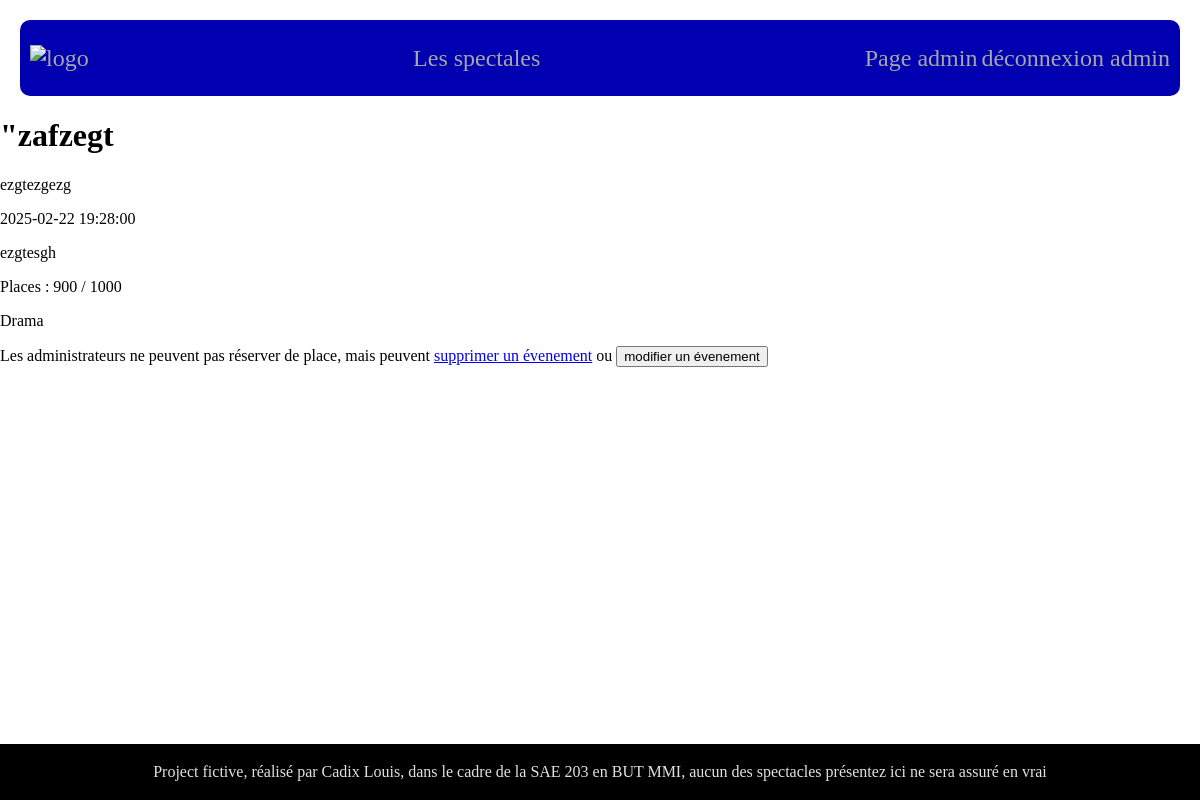
The page /evenement.php?id=4 (signed in) on the database its author committed.
### tables this page shows
CREATE TABLE `sae203_evenement` (
  `idEvenement` smallint(5) UNSIGNED NOT NULL,
  `nom` varchar(255) NOT NULL,
  `description` text NOT NULL,
  `date` datetime NOT NULL,
  `lieu` varchar(255) NOT NULL,
  `placeMax` smallint(5) UNSIGNED NOT NULL,
  `placeDispo` smallint(5) UNSIGNED NOT NULL,
  `idCategorie` smallint(5) UNSIGNED NOT NULL
);

CREATE TABLE `sae203_categorie` (
  `idCategorie` smallint(5) UNSIGNED NOT NULL,
  `nomCategorie` varchar(255) NOT NULL
);

### actions/database.php (called while the page is built, shortened)
<?php
$prefixeTable = "sae203_";

### evenement.php (the view, shortened to what this page needs)
<?php
    if(!empty($_GET))
    {
        require("actions/database.php");
        $getEvnt = $bdd->prepare("SELECT $prefixeTable"."evenement.*, $prefixeTable"."categorie.*
                                FROM $prefixeTable"."evenement INNER JOIN $prefixeTable"."categorie
                                ON $prefixeTable"."evenement.idCategorie = $prefixeTable"."categorie.idCategorie
                                WHERE $prefixeTable"."evenement.idEvenement = :id");
        $getEvnt->execute([
            "id" => $_GET["id"]
        ]);
        $evnt = $getEvnt->fetch();
    }else
    {
        header("Location: index.php");
    }
?>
<!DOCTYPE html>
<html lang="fr">
<head>
    <link rel="stylesheet" href="css/styleEvenement.css">
    <link rel="stylesheet" href="css/styleNavbar.css">
    <link rel="stylesheet" href="css/styleFooter.css">
</head>
<body>
    <?php
        include("includes/navbar.php");
    ?>
    <h1><?=$evnt["nom"]?></h1>
    <p><?=$evnt["description"]?></p>
    <p><?=$evnt["date"]?></p>
    <p><?=$evnt["lieu"]?></p>
    <p>Places : <?=$evnt["placeDispo"]?> / <?=$evnt["placeMax"]?></p>
    <p><?=$evnt["nomCategorie"]?></p>
    <?php
        if(isset($_SESSION["auth"]))
        {
            if($_SESSION["admin"])
            {
                ?>
                    <p>Les administrateurs ne peuvent pas réserver de place, mais peuvent <a href="actions/evenement/supEvnt.php?idEvnt=<?=$evnt["idEvenement"]?> ">supprimer un évenement</a> ou <button onclick=ChangerEtatModifMenu(true)>modifier un évenement</button></p>
    <?php
            }else
            {
                ?>
                    <p>Pu de place disponible, fallez être plus rapide</p>
                <?php
            }
        }else
        {
            ?>
                <p>Pour réserver, vous devez vous être <a href="connexion.php">connecter</a> ou vous devez <a href="inscription.php">créer un compte</a></p>
            <?php
        }
    ?>
    <?php
        include("includes/footer.php");
    ?>
</body>
</html>

### css/styleNavbar.css (style rules this page uses)
html,body { margin: 0; padding: 0; }

### rows shown on the page
sae203_evenement: nom "\"zafzegt", description "ezgtezgezg", date "2025-02-22 19:28:00", lieu "ezgtesgh", placeDispo "900", placeMax "1000", idCategorie.nomCategorie "Drama"
